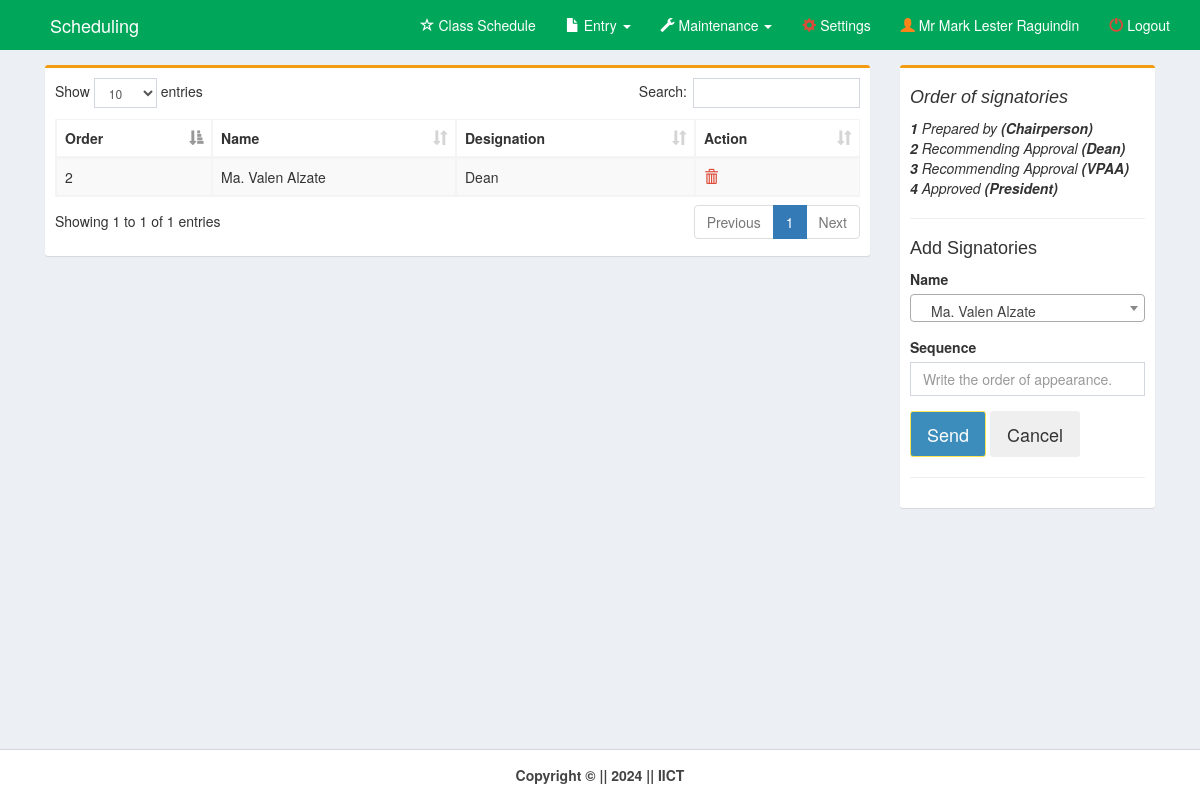
The page /pages/signatories.php (signed in) on the database as committed earlier.
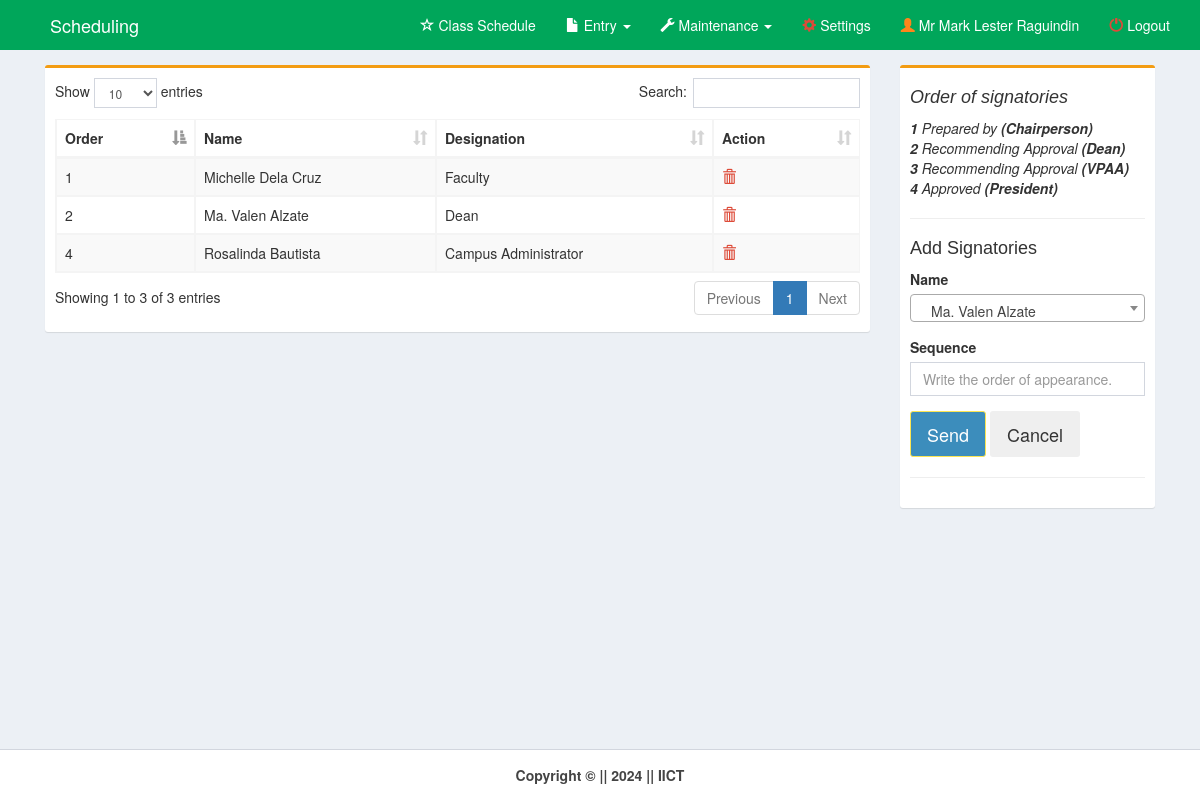
The same page on the database as committed later.
### tables this page shows
CREATE TABLE `signatories` (
  `sign_id` int(11) NOT NULL,
  `member_id` int(11) NOT NULL,
  `seq` int(2) NOT NULL,
  `set_by` int(11) NOT NULL
);

CREATE TABLE `member` (
  `member_id` int(11) NOT NULL,
  `member_last` varchar(30) NOT NULL,
  `member_first` varchar(30) NOT NULL,
  `member_rank` varchar(50) NOT NULL,
  `member_salut` varchar(30) NOT NULL,
  `dept_code` varchar(10) NOT NULL,
  `designation_id` int(11) NOT NULL,
  `program_code` varchar(10) NOT NULL,
  `username` varchar(30) NOT NULL,
  `password` varchar(50) NOT NULL,
  `status` varchar(10) NOT NULL
);

CREATE TABLE `designation` (
  `designation_id` int(11) NOT NULL,
  `designation_name` varchar(100) NOT NULL
);

### pages/signatories.php (the view, shortened to what this page needs)
<!DOCTYPE html>
<html>
  <head>
    <link rel="stylesheet" href="../bootstrap/css/bootstrap.min.css">
    <link rel="stylesheet" href="../plugins/datatables/dataTables.bootstrap.css">
    <link rel="stylesheet" href="../dist/css/AdminLTE.min.css">
    <link rel="stylesheet" href="../plugins/select2/select2.min.css">
    <link rel="stylesheet" href="../dist/css/skins/_all-skins.min.css">
 </head>
  <body class="hold-transition skin-green layout-top-nav" onload="myFunction()">
    <div class="wrapper">
      <div class="content-wrapper">
        <div class="container">
          <section class="content">
            <div class="row">
	      <div class="col-md-9">
              <div class="box box-warning">
                <div class="box-body">
				<div class="row">
					<div class="col-md-12">
						<table id="example1" class="table table-bordered table-striped" style="margin-right:-10px">
              <thead>
                <tr>
                <th>Order</th>
                <th>Name</th>
                <th>Designation</th>
                <th>Action</th>
                </tr>
              </thead>
    <?php
        $id=$_SESSION['id'];
        include('../dist/includes/dbcon.php');
        $query=mysqli_query($con,"select * from signatories natural join member natural join designation where set_by='$id' order by seq")or die(mysqli_error());
          while($row=mysqli_fetch_array($query)){
            $sid=$row['sign_id'];
            $name=$row['member_first']." ".$row['member_last'];
            $designation=$row['designation_name'];
            $seq=$row['seq'];
    ?>
                <tr>
                <td><?php echo $seq;?></td>
                <td><?php echo $name;?></td>
                <td><?php echo $designation;?></td>
                <td>
                  <a id="removeme" href="signatories_del.php?id=<?php echo $sid;?>">
                    <i class="glyphicon glyphicon-trash text-red"></i></a>
                </td>
                </tr>
<?php }?>
</table>
		</div>
    <form method="post" action="signatories_save.php">
		<div class="col-md-6">
         </div>
        </div>
                </div>
              </div>
            </div>
            <div class="col-md-3">
              <div class="box box-warning">
                <div class="box-body">
                  <div id="form">
				  <div class="row">
					 <div class="col-md-12">
              <table style="font-style: italic;">
                <tr>
                  <th><h4>Order of signatories</h4></th>
                </tr>
                <tr>
                  <td><b>1</b> Prepared by <b>(Chairperson)</b></td>
                </tr>
                <tr>
                  <td><b>2</b> Recommending Approval <b>(Dean)</b></td>
                </tr>
                <tr>
                  <td><b>3</b> Recommending Approval <b>(VPAA)</b></td>
                </tr>
                <tr>
                  <td><b>4</b> Approved <b>(President)</b></td>
                </tr>
              </table><hr>
              <h4>Add Signatories</h4>
						  <div class="form-group">
							<label for="date">Name</label>
						  </div>
              <div class="form-group">
              <label for="date">Sequence</label><br>
                <input type="number" class="form-control" name="seq" placeholder="Write the order of appearance. (Ex. 1)" required>
              </div>
					</div>
				  </div>
                  <div class="form-group">
                      <button class="btn btn-lg btn-primary" id="daterange-btn" name="save" type="submit">
                        Send
                      </button>
					  <button class="btn btn-lg" id="daterange-btn" type="reset">
                       Cancel
                      </button>
                   </div>
                  </div><hr>
                </div>
              </div>
            </div>
          </div>
          </section>
        </div>
      </div>
      <?php include('../dist/includes/footer.php');?>
    </div>
  </body>
</html>

Rows that differ between the two databases and show on the page:
added signatories: seq "1", member.member_last "Michelle Dela Cruz", designation.designation_name "Faculty"
added signatories: seq "4", member.member_last "Rosalinda Bautista", designation.designation_name "Campus Administrator"
Other text that changed with them:
text written by a page script: "Show entries Search: Showing 1 to 1 of 1 entries Previous 1 Next" → "Show entries Search: Showing 1 to 3 of 3 entries Previous 1 Next"
